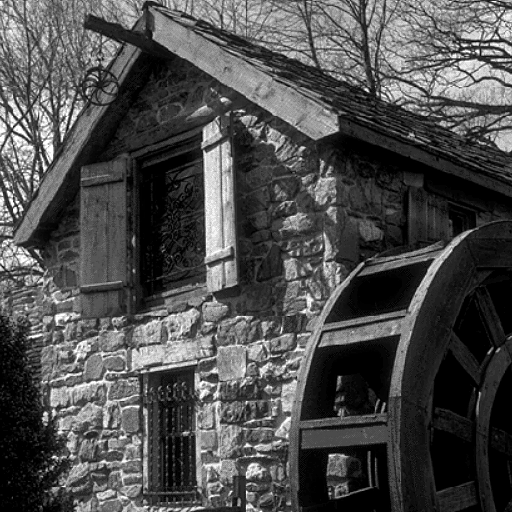
%> input picture A3PengyuWang0425157/Q6/House.pgm, 512 x 512 px
$ octave SecondDer.m   (GNU Octave 9; MATLAB toolbox functions it lacks are replaced by stand-ins)
%> lines starting %> are read from the running program, lines starting %| are printed output that depends on the picture
close all;
clear;
clc;

house = secondDer('House.pgm');
bridge = secondDer('Bridge.pgm');
woman = secondDer('woman_darkhair.tif');

function im2 = secondDer(im)
%> called with im = 'House.pgm'
figure;
img = imread(im);
%> img is the input picture: size 512x512 uint8; min 0, max 255, mean 76.9
subplot(1,2,1);
imshow(img);
title("Original image");

edgeImg = edge(img,"log");
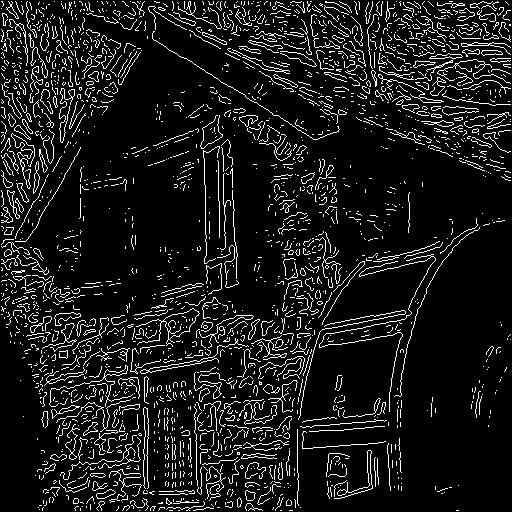
%> edgeImg: size 512x512 logical; 9.9% white in thin lines or dots
%> call 2 of secondDer, with im = 'Bridge.pgm'
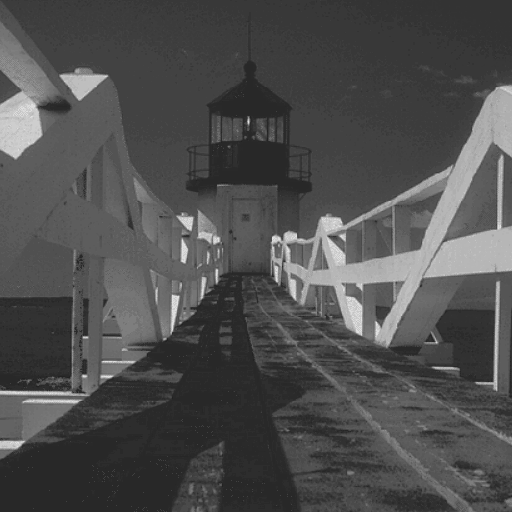
%> input picture A3PengyuWang0425157/Q6/Bridge.pgm, 512 x 512 px
%> in secondDer, img is the input picture: size 512x512 uint8; min 34, max 224, mean 78.4
%> in secondDer (call 2), `edgeImg = edge(img,"log");`:
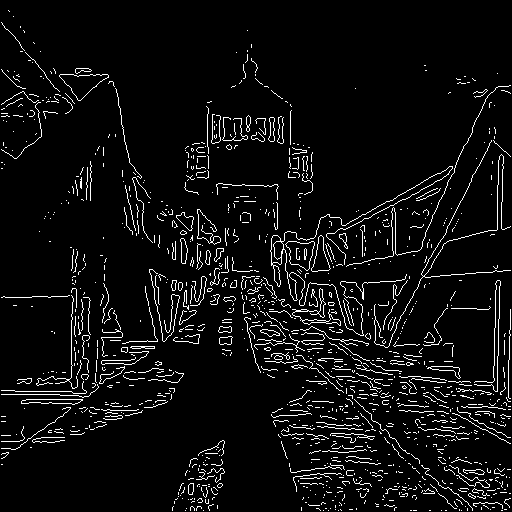
%> edgeImg: size 512x512 logical; 5.7% white in thin lines or dots
%> call 3 of secondDer, with im = 'woman_darkhair.tif'
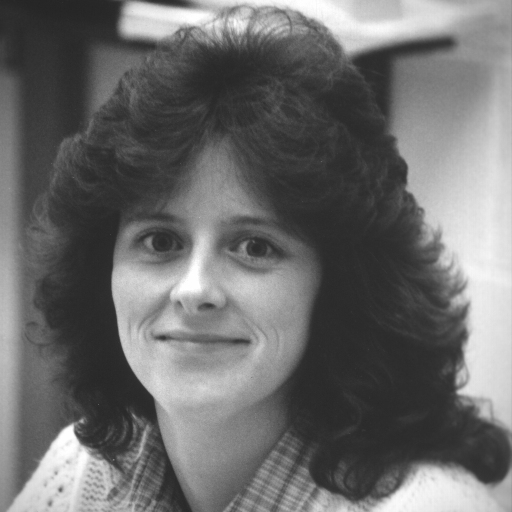
%> input picture A3PengyuWang0425157/Q6/woman_darkhair.tif, 512 x 512 px
%> in secondDer, img is the input picture: size 512x512 uint8; min 36, max 255, mean 107.8
%> in secondDer (call 3), `edgeImg = edge(img,"log");`:
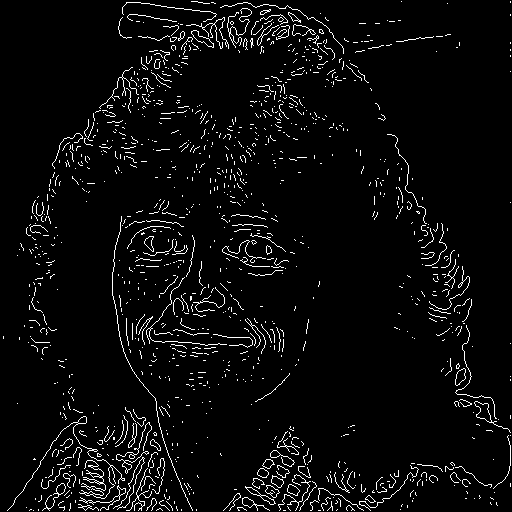
%> edgeImg: size 512x512 logical; 4.3% white in thin lines or dots
im2 = edgeImg;
subplot(1,2,2);
imshow(im2);
title("Edge by 2nd derivatives");

end
